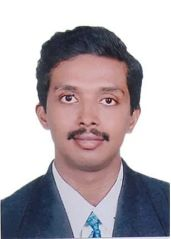
#> input picture Pictures/kashi_sir.jpg, 171 x 239 px; its folder holds only this picture in this run
$ python -i preprocessing.py   (imports and definitions only)
#> lines starting #> are read from the running program, lines starting #| are printed output that depends on the picture; after the words box and inside, x2 and y2 are one past the last pixel; in counts of white or black regions, pixels touching at a corner belong together
# [108 lines of commented-out code are left out]


import os
import cv2

# Set the path to your 'data' directory containing subdirectories
data_directory = "data"

# Create a directory to store the resulting images
output_directory = "output_processed_images"
# [1 line not run here, left out]

# Function to process a single image
def process_image(image_path, output_dir):
    # Read the colored image
#> called with image_path = 'Pictures/kashi_sir.jpg', output_dir = 'out.png'
    colored_image = cv2.imread(image_path)
#> colored_image is the input picture: shape (239, 171, 3); mean B, G, R 176.8, 170.8, 179.1

    # Convert the colored image to grayscale
    gray_image = cv2.cvtColor(colored_image, cv2.COLOR_BGR2GRAY)
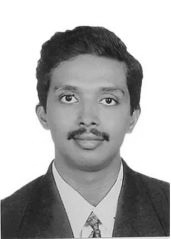
#> gray_image: shape (239, 171); min 21, max 255, mean 174

    # Apply Gaussian blur to the grayscale image
    blurred_image = cv2.GaussianBlur(gray_image, (5, 5), 0)
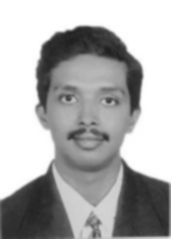
#> blurred_image: shape (239, 171); min 32, max 255, mean 173.9

    # Apply adaptive thresholding to the grayscale image
    thresholded_image = cv2.adaptiveThreshold(blurred_image, 255, cv2.ADAPTIVE_THRESH_MEAN_C, cv2.THRESH_BINARY, 11, 2)
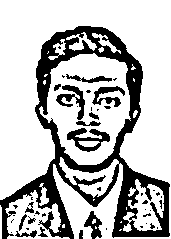
#> thresholded_image: shape (239, 171); 73.8% white; 47 black regions (32 under 20 px), largest, box (x1, y1, x2, y2) and area: (0, 26, 170, 239) 8497, (67, 128, 110, 152) 460, (56, 85, 85, 120) 385

    # Get the relative path from the 'data' directory to the image
    relative_path = os.path.relpath(image_path, data_directory)

    # Construct the output path for the resulting image
    output_path = os.path.join(output_dir, relative_path)

    # Create the output directory if it doesn't exist
    os.makedirs(os.path.dirname(output_path), exist_ok=True)

    # Save the resulting thresholded image
    cv2.imwrite(output_path, thresholded_image)

# Recursively process images in subdirectories
# [8 lines not run here, left out]

>>> result = process_image('Pictures/kashi_sir.jpg', 'out.png')

$ run again, on Pictures/nitin.jpg
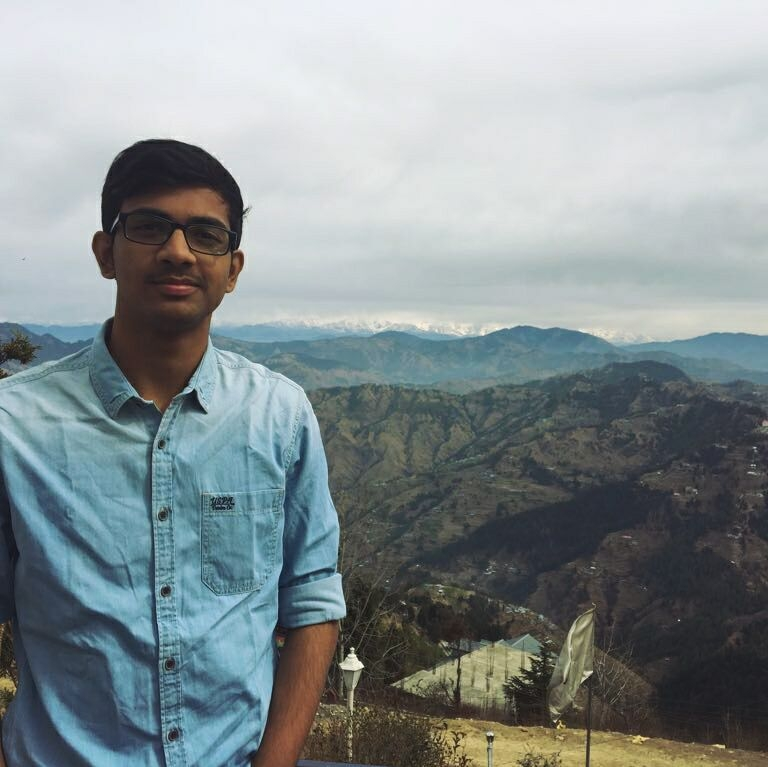
#> input picture Pictures/nitin.jpg, 768 x 767 px
#> in process_image, colored_image is the input picture: shape (767, 768, 3); mean B, G, R 145.7, 143.7, 134
#> in process_image, `gray_image = cv2.cvtColor(colored_image, cv2.COLOR_BGR2GRAY)`:
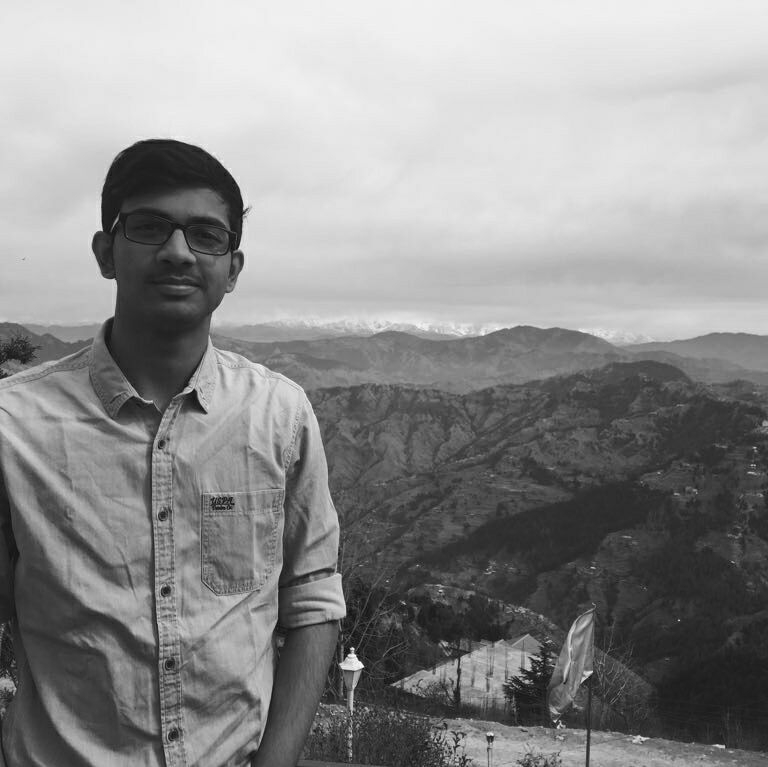
#> gray_image: shape (767, 768); min 3, max 254, mean 141
#> in process_image, `thresholded_image = cv2.adaptiveThreshold(blurred_image, 255, cv2.ADAP..`:
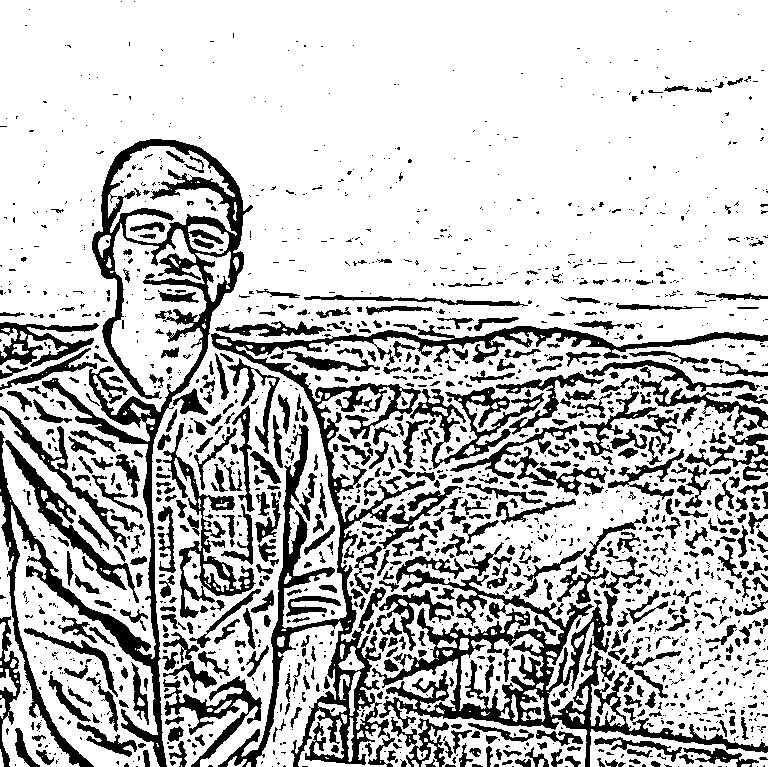
#> thresholded_image: shape (767, 768); 75.8% white; 1760 black regions (1163 under 20 px), largest, box (x1, y1, x2, y2) and area: (0, 139, 253, 767) 19585, (211, 325, 768, 767) 19017, (372, 556, 768, 767) 14596

$ run again, on Pictures/ravi.jpg
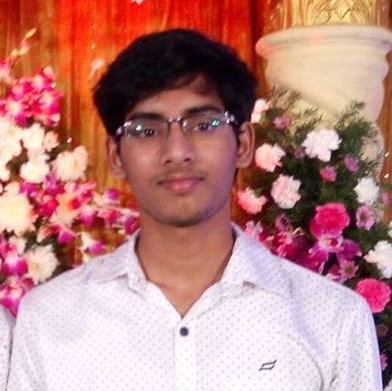
#> input picture Pictures/ravi.jpg, 392 x 391 px
#> in process_image, colored_image is the input picture: shape (391, 392, 3); mean B, G, R 128.8, 131.7, 187
#> in process_image, `gray_image = cv2.cvtColor(colored_image, cv2.COLOR_BGR2GRAY)`:
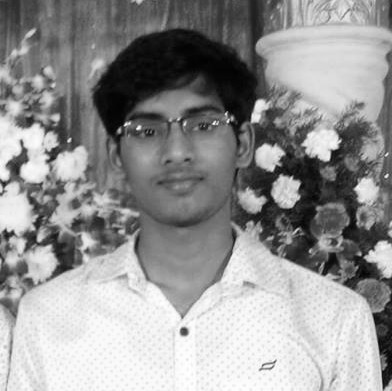
#> gray_image: shape (391, 392); min 1, max 255, mean 147.9
#> in process_image, `thresholded_image = cv2.adaptiveThreshold(blurred_image, 255, cv2.ADAP..`:
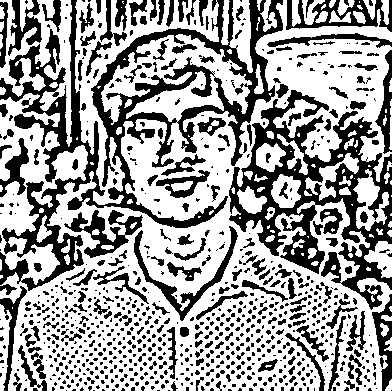
#> thresholded_image: shape (391, 392); 62% white; 820 black regions (622 under 20 px), largest, box (x1, y1, x2, y2) and area: (0, 0, 283, 291) 18059, (229, 90, 392, 310) 11803, (286, 0, 392, 32) 1428
